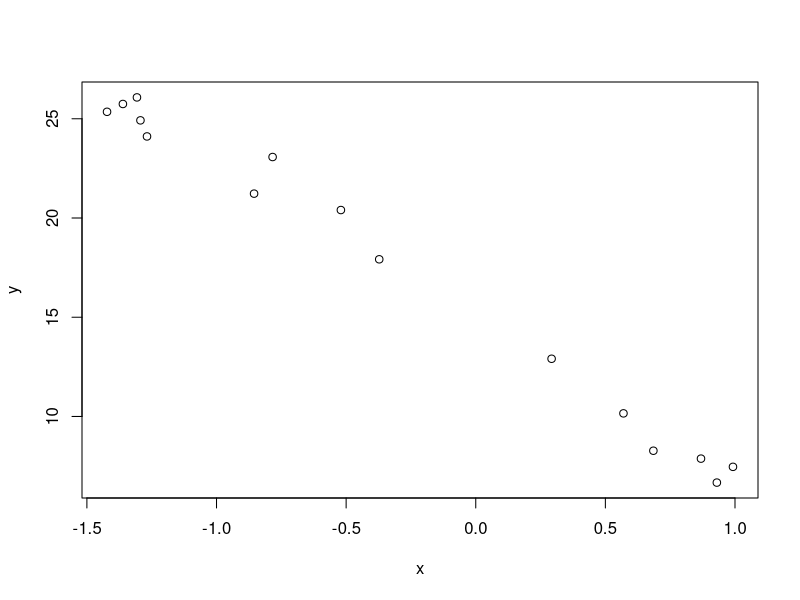
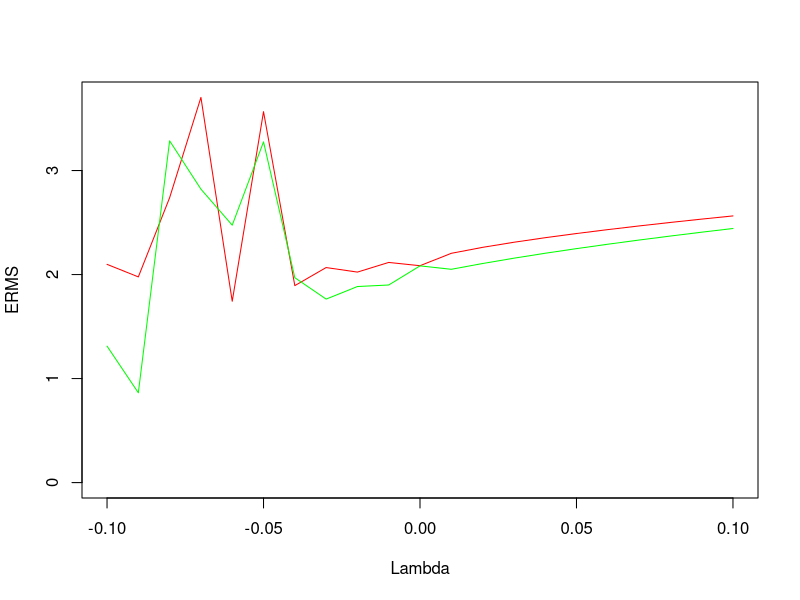

Here is the R script that generated these plots, in order:
#Number of training points
len = 15;
#degree of the polynomial
order = 9;
x <- vector("numeric", len);
y <- vector("numeric", len);

#polynomial we want to approximate
fun <- function(x){ x^3 - 9*x + 15};

#generate random training points
for(i in 1:len){
  ranNr <- runif(1, -1.5, 1.5);
  x[i] <- ranNr;
  y[i] <- fun(ranNr) + rnorm(1)*1.5;
}

plot(x,y)



basisFunction <- function(x, i){x^i}

#linear regression algorithm
linReg <- function(len, order, x, y, lambda){
  Phi <- matrix(0, len, order);
  
  for(i in 1:len){
    for(j in 0:(order-1)){
      Phi[i,j+1] <- basisFunction(x[i], j);
    }
  }
  
  Phi_T <- t(Phi);
  Phi_reg <- Phi_T%*%Phi + lambda*diag(order);
  Phi_t <- solve(Phi_reg)%*%Phi_T;
  w <- Phi_t%*%y;
  
  return(w);
}

#function to caclute y given the x and the coefficients w
reg <- function(x, w){
  y = 0;
  for(i in 0:(order-1)){
    y = y + w[i+1]*x^i;
  }
  return(y)
}

#Errorfunction
errorFunction <- function(x, w, lambda, len){
  result = 0;
  for(n in 1:len){
    result = result + (reg(x[n], w) - y[n])^2 + lambda/2 * (t(w)%*%w);
  }
  #result = result + lambda/2 * (t(w)%*%w);
  return(abs(0.5*result));
}

lambdaAxis <- vector("numeric", 20);
errorTrainingAxis <- vector("numeric", 20);
errorTestAxis <- vector("numeric", 20);
index = 1;
maxY = 0;

#calculating errors for lambda values between -0.1 and 0.1
for(l in -10:10){
  #lambda = exp(l);
  lambda = l/100;
  errorTraining = 0;
  errorTest = 0;
  isLast = TRUE;
  
  for(i in 1:(len/3)){
    k = 1;
    trainingValues = vector("numeric", len-3);
    trainingTargetValues = vector("numeric", len-3);
    testValues = vector("numeric", 3);

    for(j in 1:(len-3)){
      if(j == ((i-1)*3)+1){
        testValues[1] = x[k];
        testValues[2] = x[k+1];
        testValues[3] = x[k+2];
        
        k = k+3;
        isLast = FALSE;
      }
      trainingValues[j] = x[k];
      trainingTargetValues[j] = y[k];
      k = k+1;
    }
    if(isLast){
      testValues[1] = x[len-2];
      testValues[2] = x[len-1];
      testValues[3] = x[len];
    }
    
    vectorW = linReg(len-3, order, trainingValues, trainingTargetValues, lambda);

    errorTrainingTmp = errorFunction(trainingValues, vectorW, lambda, len-3);
    errorTraining = errorTraining + sqrt(2*errorTrainingTmp/(len-3));

    errorTestTmp = errorFunction(testValues, vectorW, lambda, 3);
    errorTest = errorTest + sqrt(2*errorTestTmp/3);
  }
  
  errorTraining = errorTraining/len;
  errorTest = errorTest/len;
  
  lambdaAxis[index] = lambda;
  errorTrainingAxis[index] = errorTraining;
  errorTestAxis[index] = errorTest;
  
  index = index+1;
  
   if(maxY < errorTraining)
    maxY = errorTraining;
  if(maxY < errorTest)
    maxY = errorTest;
}

#plot of the ERMS
plot(lambdaAxis, errorTrainingAxis, col="red", type="l", ylim=c(0, maxY), xlab="Lambda", ylab = "ERMS");
lines(lambdaAxis, errorTestAxis, col="green", type="l");
